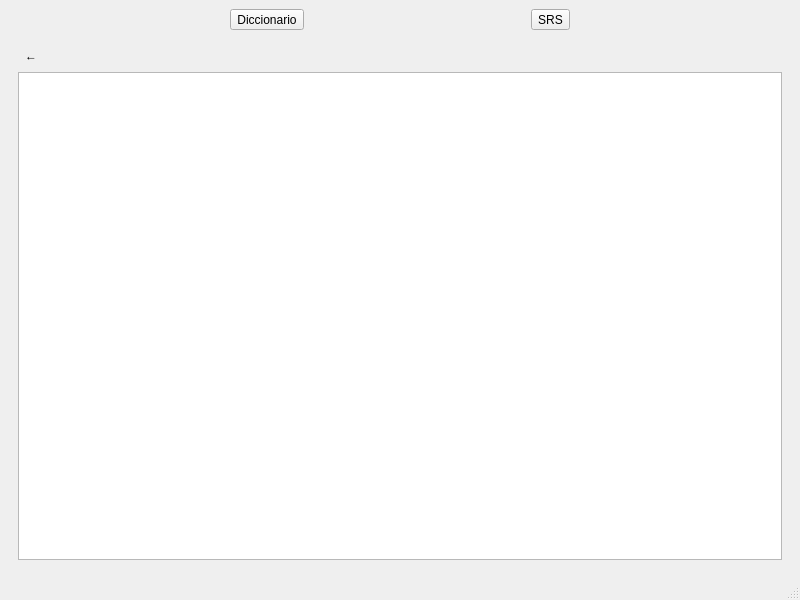
<?xml version="1.0" encoding="UTF-8"?>
<ui version="4.0">
 <class>MainWindow</class>
 <widget class="QMainWindow" name="MainWindow">
  <property name="geometry">
   <rect>
    <x>0</x>
    <y>0</y>
    <width>800</width>
    <height>600</height>
   </rect>
  </property>
  <property name="windowTitle">
   <string>App Diccionario</string>
  </property>
  <widget class="QWidget" name="centralwidget">
   <layout class="QVBoxLayout" name="verticalLayoutMain">
    <item>
     <layout class="QHBoxLayout" name="tabBarLayout">
      <item>
       <widget class="QToolButton" name="toolBtnDiccionario">
        <property name="text">
         <string>Diccionario</string>
        </property>
        <property name="checkable">
         <bool>true</bool>
        </property>
       </widget>
      </item>
      <item>
       <widget class="QToolButton" name="toolBtnSRS">
        <property name="text">
         <string>SRS</string>
        </property>
        <property name="checkable">
         <bool>true</bool>
        </property>
       </widget>
      </item>
     </layout>
    </item>
    <item>
     <widget class="QStackedWidget" name="stackedWidget">
      <property name="currentIndex">
       <number>1</number>
      </property>
      <widget class="QWidget" name="pageDictionary">
       <layout class="QVBoxLayout" name="layoutDictionary">
        <item>
         <widget class="QLineEdit" name="lineEditSearch">
          <property name="placeholderText">
           <string>Buscar...</string>
          </property>
         </widget>
        </item>
        <item>
         <widget class="QListView" name="searchResultList"/>
        </item>
       </layout>
      </widget>
      <widget class="QWidget" name="pageDetails">
       <layout class="QVBoxLayout" name="layoutDetails">
        <item>
         <widget class="QToolButton" name="btnBack">
          <property name="text">
           <string>←</string>
          </property>
          <property name="autoRaise">
           <bool>true</bool>
          </property>
         </widget>
        </item>
        <item>
         <widget class="QTextEdit" name="detailTextEdit"/>
        </item>
       </layout>
      </widget>
      <widget class="QWidget" name="pageSRS">
       <layout class="QVBoxLayout" name="layoutSRS">
        <item>
         <widget class="QLabel" name="labelSRS">
          <property name="text">
           <string>Contenido SRS</string>
          </property>
         </widget>
        </item>
       </layout>
      </widget>
     </widget>
    </item>
   </layout>
  </widget>
  <widget class="QMenuBar" name="menubar">
   <property name="geometry">
    <rect>
     <x>0</x>
     <y>0</y>
     <width>800</width>
     <height>25</height>
    </rect>
   </property>
  </widget>
  <widget class="QStatusBar" name="statusbar"/>
 </widget>
 <resources/>
 <connections/>
</ui>
